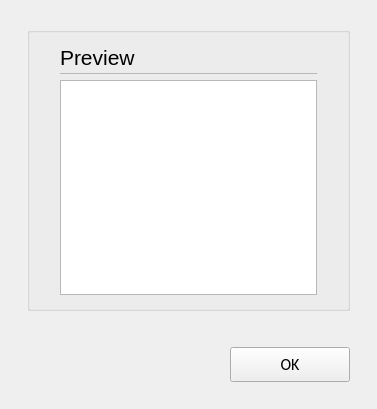
<?xml version="1.0" encoding="UTF-8"?>
<ui version="4.0">
 <class>C_CieDataPoolComListExportReportWidget</class>
 <widget class="QWidget" name="C_CieDataPoolComListExportReportWidget">
  <property name="geometry">
   <rect>
    <x>0</x>
    <y>0</y>
    <width>377</width>
    <height>409</height>
   </rect>
  </property>
  <property name="windowTitle">
   <string>Form</string>
  </property>
  <layout class="QVBoxLayout" name="verticalLayout">
   <property name="leftMargin">
    <number>27</number>
   </property>
   <property name="topMargin">
    <number>27</number>
   </property>
   <property name="rightMargin">
    <number>27</number>
   </property>
   <property name="bottomMargin">
    <number>0</number>
   </property>
   <item>
    <widget class="stw_opensyde_gui_elements::C_OgeGbx" name="pc_GroupBoxGeneral_4">
     <property name="title">
      <string/>
     </property>
     <layout class="QVBoxLayout" name="verticalLayout_5">
      <property name="spacing">
       <number>0</number>
      </property>
      <property name="leftMargin">
       <number>30</number>
      </property>
      <property name="rightMargin">
       <number>30</number>
      </property>
      <property name="bottomMargin">
       <number>13</number>
      </property>
      <item>
       <layout class="QHBoxLayout" name="horizontalLayout_6" stretch="0,1">
        <property name="spacing">
         <number>6</number>
        </property>
        <item>
         <widget class="stw_opensyde_gui_elements::C_OgeLabHeadingGroupBold" name="pc_LabelHeadingReport">
          <property name="minimumSize">
           <size>
            <width>0</width>
            <height>30</height>
           </size>
          </property>
          <property name="maximumSize">
           <size>
            <width>16777215</width>
            <height>30</height>
           </size>
          </property>
          <property name="font">
           <font>
            <family>Segoe UI</family>
            <pointsize>16</pointsize>
           </font>
          </property>
          <property name="text">
           <string>Preview</string>
          </property>
         </widget>
        </item>
        <item>
         <spacer name="horizontalSpacer_8">
          <property name="orientation">
           <enum>Qt::Horizontal</enum>
          </property>
          <property name="sizeHint" stdset="0">
           <size>
            <width>40</width>
            <height>1</height>
           </size>
          </property>
         </spacer>
        </item>
       </layout>
      </item>
      <item>
       <layout class="QHBoxLayout" name="horizontalLayout_19" stretch="0">
        <property name="spacing">
         <number>0</number>
        </property>
        <property name="topMargin">
         <number>1</number>
        </property>
        <property name="rightMargin">
         <number>0</number>
        </property>
        <property name="bottomMargin">
         <number>0</number>
        </property>
        <item>
         <widget class="stw_opensyde_gui_elements::C_OgeFrameSeparator" name="pc_Frame_2">
          <property name="minimumSize">
           <size>
            <width>0</width>
            <height>1</height>
           </size>
          </property>
          <property name="maximumSize">
           <size>
            <width>16777215</width>
            <height>1</height>
           </size>
          </property>
          <property name="frameShape">
           <enum>QFrame::StyledPanel</enum>
          </property>
          <property name="frameShadow">
           <enum>QFrame::Raised</enum>
          </property>
         </widget>
        </item>
       </layout>
      </item>
      <item>
       <spacer name="verticalSpacer_2">
        <property name="orientation">
         <enum>Qt::Vertical</enum>
        </property>
        <property name="sizeType">
         <enum>QSizePolicy::Fixed</enum>
        </property>
        <property name="sizeHint" stdset="0">
         <size>
          <width>6</width>
          <height>6</height>
         </size>
        </property>
       </spacer>
      </item>
      <item>
       <widget class="stw_opensyde_gui_elements::C_OgeTebReport" name="pc_TextBrowserReport"/>
      </item>
     </layout>
    </widget>
   </item>
   <item>
    <spacer name="pc_VerticalSpacerButtonsObove">
     <property name="orientation">
      <enum>Qt::Vertical</enum>
     </property>
     <property name="sizeType">
      <enum>QSizePolicy::Fixed</enum>
     </property>
     <property name="sizeHint" stdset="0">
      <size>
       <width>20</width>
       <height>30</height>
      </size>
     </property>
    </spacer>
   </item>
   <item>
    <layout class="QHBoxLayout" name="horizontalLayout_22">
     <property name="rightMargin">
      <number>0</number>
     </property>
     <item>
      <spacer name="horizontalSpacer_9">
       <property name="orientation">
        <enum>Qt::Horizontal</enum>
       </property>
       <property name="sizeHint" stdset="0">
        <size>
         <width>40</width>
         <height>20</height>
        </size>
       </property>
      </spacer>
     </item>
     <item>
      <widget class="stw_opensyde_gui_elements::C_OgePubDialog" name="pc_BushButtonOk">
       <property name="minimumSize">
        <size>
         <width>120</width>
         <height>35</height>
        </size>
       </property>
       <property name="maximumSize">
        <size>
         <width>120</width>
         <height>35</height>
        </size>
       </property>
       <property name="font">
        <font>
         <family>Calibri</family>
         <pointsize>12</pointsize>
        </font>
       </property>
       <property name="text">
        <string>OK</string>
       </property>
      </widget>
     </item>
    </layout>
   </item>
   <item>
    <spacer name="verticalSpacer_7">
     <property name="orientation">
      <enum>Qt::Vertical</enum>
     </property>
     <property name="sizeType">
      <enum>QSizePolicy::Fixed</enum>
     </property>
     <property name="sizeHint" stdset="0">
      <size>
       <width>20</width>
       <height>27</height>
      </size>
     </property>
    </spacer>
   </item>
  </layout>
 </widget>
 <customwidgets>
  <customwidget>
   <class>stw_opensyde_gui_elements::C_OgeGbx</class>
   <extends>QGroupBox</extends>
   <header>C_OgeGbx.h</header>
   <container>1</container>
  </customwidget>
  <customwidget>
   <class>stw_opensyde_gui_elements::C_OgePubDialog</class>
   <extends>QPushButton</extends>
   <header>C_OgePubDialog.h</header>
  </customwidget>
  <customwidget>
   <class>stw_opensyde_gui_elements::C_OgeLabHeadingGroupBold</class>
   <extends>QLabel</extends>
   <header>C_OgeLabHeadingGroupBold.h</header>
  </customwidget>
  <customwidget>
   <class>stw_opensyde_gui_elements::C_OgeFrameSeparator</class>
   <extends>QFrame</extends>
   <header>C_OgeFrameSeparator.h</header>
   <container>1</container>
  </customwidget>
  <customwidget>
   <class>stw_opensyde_gui_elements::C_OgeTebReport</class>
   <extends>QTextBrowser</extends>
   <header>C_OgeTebReport.h</header>
  </customwidget>
 </customwidgets>
 <resources/>
 <connections/>
</ui>
